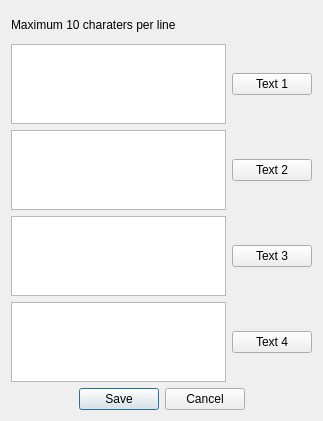
<?xml version="1.0" encoding="UTF-8"?>
<ui version="4.0">
 <class>waterfallForm</class>
 <widget class="QDialog" name="waterfallForm">
  <property name="geometry">
   <rect>
    <x>0</x>
    <y>0</y>
    <width>323</width>
    <height>421</height>
   </rect>
  </property>
  <property name="windowTitle">
   <string>Dialog</string>
  </property>
  <layout class="QVBoxLayout" name="verticalLayout">
   <item>
    <layout class="QHBoxLayout" name="horizontalLayout">
     <item>
      <widget class="QLabel" name="label">
       <property name="text">
        <string>Maximum 10 charaters per line</string>
       </property>
      </widget>
     </item>
     <item>
      <spacer name="horizontalSpacer">
       <property name="orientation">
        <enum>Qt::Horizontal</enum>
       </property>
       <property name="sizeHint" stdset="0">
        <size>
         <width>40</width>
         <height>20</height>
        </size>
       </property>
      </spacer>
     </item>
    </layout>
   </item>
   <item>
    <layout class="QGridLayout" name="gridLayout">
     <item row="0" column="0">
      <widget class="QPlainTextEdit" name="wfText1">
       <property name="minimumSize">
        <size>
         <width>0</width>
         <height>80</height>
        </size>
       </property>
       <property name="maximumSize">
        <size>
         <width>16777215</width>
         <height>80</height>
        </size>
       </property>
      </widget>
     </item>
     <item row="0" column="1">
      <widget class="QPushButton" name="text1PushButton">
       <property name="text">
        <string>Text 1</string>
       </property>
      </widget>
     </item>
     <item row="1" column="0">
      <widget class="QPlainTextEdit" name="wfText2">
       <property name="minimumSize">
        <size>
         <width>0</width>
         <height>80</height>
        </size>
       </property>
       <property name="maximumSize">
        <size>
         <width>16777215</width>
         <height>80</height>
        </size>
       </property>
      </widget>
     </item>
     <item row="1" column="1">
      <widget class="QPushButton" name="text2PushButton">
       <property name="text">
        <string>Text 2</string>
       </property>
      </widget>
     </item>
     <item row="2" column="0">
      <widget class="QPlainTextEdit" name="wfText3">
       <property name="minimumSize">
        <size>
         <width>0</width>
         <height>80</height>
        </size>
       </property>
       <property name="maximumSize">
        <size>
         <width>16777215</width>
         <height>80</height>
        </size>
       </property>
      </widget>
     </item>
     <item row="2" column="1">
      <widget class="QPushButton" name="text3PushButton">
       <property name="text">
        <string>Text 3</string>
       </property>
      </widget>
     </item>
     <item row="3" column="0">
      <widget class="QPlainTextEdit" name="wfText4">
       <property name="minimumSize">
        <size>
         <width>0</width>
         <height>80</height>
        </size>
       </property>
       <property name="maximumSize">
        <size>
         <width>16777215</width>
         <height>80</height>
        </size>
       </property>
      </widget>
     </item>
     <item row="3" column="1">
      <widget class="QPushButton" name="text4PushButton">
       <property name="text">
        <string>Text 4</string>
       </property>
      </widget>
     </item>
    </layout>
   </item>
   <item>
    <layout class="QHBoxLayout" name="horizontalLayout_2">
     <item>
      <spacer name="horizontalSpacer_2">
       <property name="orientation">
        <enum>Qt::Horizontal</enum>
       </property>
       <property name="sizeHint" stdset="0">
        <size>
         <width>40</width>
         <height>20</height>
        </size>
       </property>
      </spacer>
     </item>
     <item>
      <widget class="QDialogButtonBox" name="buttonBox">
       <property name="orientation">
        <enum>Qt::Horizontal</enum>
       </property>
       <property name="standardButtons">
        <set>QDialogButtonBox::Cancel|QDialogButtonBox::Save</set>
       </property>
      </widget>
     </item>
     <item>
      <spacer name="horizontalSpacer_3">
       <property name="orientation">
        <enum>Qt::Horizontal</enum>
       </property>
       <property name="sizeHint" stdset="0">
        <size>
         <width>40</width>
         <height>20</height>
        </size>
       </property>
      </spacer>
     </item>
    </layout>
   </item>
  </layout>
 </widget>
 <resources/>
 <connections>
  <connection>
   <sender>buttonBox</sender>
   <signal>accepted()</signal>
   <receiver>waterfallForm</receiver>
   <slot>accept()</slot>
   <hints>
    <hint type="sourcelabel">
     <x>248</x>
     <y>254</y>
    </hint>
    <hint type="destinationlabel">
     <x>157</x>
     <y>274</y>
    </hint>
   </hints>
  </connection>
  <connection>
   <sender>buttonBox</sender>
   <signal>rejected()</signal>
   <receiver>waterfallForm</receiver>
   <slot>reject()</slot>
   <hints>
    <hint type="sourcelabel">
     <x>316</x>
     <y>260</y>
    </hint>
    <hint type="destinationlabel">
     <x>286</x>
     <y>274</y>
    </hint>
   </hints>
  </connection>
 </connections>
</ui>
